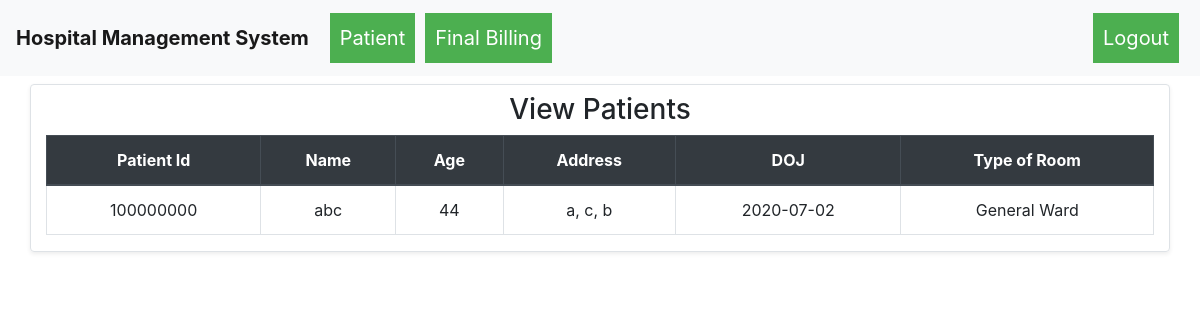
The page /patient_list (signed in) on the database its author committed.
### hospital_management_system/models.py (models this page shows)
class Patient(db.Model):
    __table_args__ = {'sqlite_autoincrement': True}
    id = db.Column(db.Integer, primary_key=True)
    ssid = db.Column(db.String(250), unique=True, nullable=False)
    name = db.Column(db.String(80), nullable=False)
    age = db.Column(db.Integer, nullable=False)
    date_of_admission = db.Column(db.Date, nullable=False)
    type_of_bed = db.Column(db.String(80), nullable=False)
    address = db.Column(db.String(250), nullable=False)
    city = db.Column(db.String(250), nullable=False)
    state = db.Column(db.String(250), nullable=False)
    status = db.Column(db.String(100), nullable=False)

### hospital_management_system/routes.py (the view)
@app.route("/patient_list")
def patient_list():
    if not session.get("username"):
        return redirect("/")
    if session.get("username") != "admin":
        return redirect("/")
    patients = Patient.query.all()
    return render_template("patient_list.html", patient="active", patients=patients, username=session.get("username"))

### hospital_management_system/templates/patient_list.html (shortened to what this page needs)
{% extends "base.html" %}
{% block body %}
    <div class="container">
        <div class="row">
            <div class="col-md-12 shadow-sm rounded border mt-2">
                <h3 class="text-center my-2">View Patients</h3>
                <table class="table table-bordered table-hover">
                    <thead class="thead-dark">
                        <tr>
                            <th class="text-center">Patient Id</th>
                            <th class="text-center">Name</th>
                            <th class="text-center">Age</th>
                            <th class="text-center">Address</th>
                            <th class="text-center">DOJ</th>
                            <th class="text-center">Type of Room</th>
                        </tr>
                    </thead>
                    <tbody>
                        {% for i in patients %}
                            <tr>
                                <td class="text-center">{{i.id}}</td>
                                <td class="text-center">{{i.name}}</td>
                                <td class="text-center">{{i.age}}</td>
                                <td class="text-center">{{i.address}}, {{i.city}}, {{i.state}}</td>
                                <td class="text-center">{{i.date_of_admission}}</td>
                                <td class="text-center">{{i.type_of_bed}}</td>
                            </tr>
                        {% endfor %}
                    </tbody>
                </table>
            </div>
        </div>
    </div>
{% endblock %}

### rows shown on the page
Patient: id "100000000", name "abc", age "44", address "a", city "c", state "b", date_of_admission "2020-07-02", type_of_bed "General Ward"
